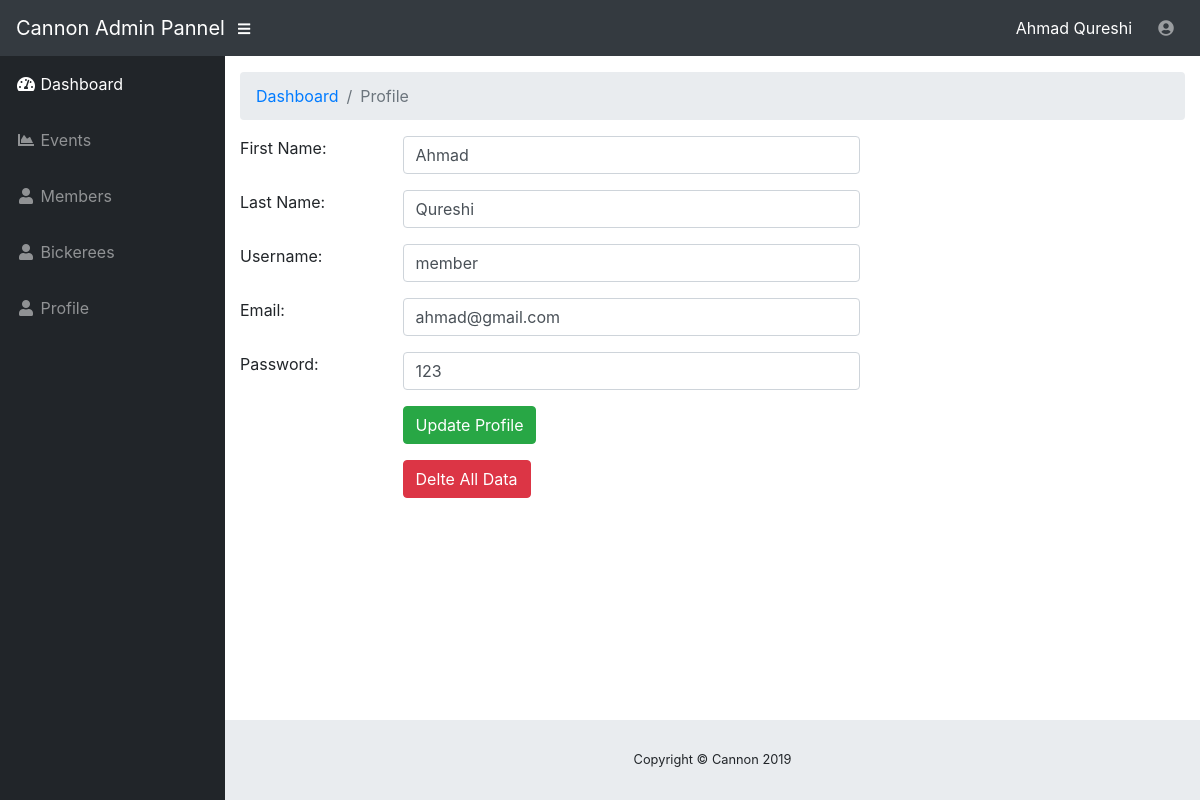
Screenshot of /profile.php (signed in) with the database file from the repository.
### tables this page shows
CREATE TABLE `users` (
  `id` int(11) NOT NULL,
  `f_name` varchar(255) NOT NULL,
  `l_name` varchar(255) NOT NULL,
  `email` varchar(255) NOT NULL,
  `username` varchar(255) NOT NULL,
  `password` varchar(255) NOT NULL,
  `hometown` varchar(255) NOT NULL,
  `user_pic` varchar(255) NOT NULL,
  `bick_class` varchar(255) NOT NULL,
  `major` varchar(255) NOT NULL,
  `extracurricular` varchar(255) NOT NULL,
  `status` int(11) NOT NULL COMMENT '1=active, 0=not active',
  `account_type` int(11) NOT NULL COMMENT '1=admin, 2=member, 3=bikerrer',
  `entery_date` date NOT NULL
);

### include/config.php (called while the page is built, shortened)
<?php
function encrypt_decrypt($action, $string) {
    $output = false;
    $encrypt_method = "AES-256-CBC";
    $secret_key = 'Cannon';
    $secret_iv = 'CannonB19';
    $key = hash('sha256', $secret_key);
    $iv = substr(hash('sha256', $secret_iv), 0, 16);
    if ( $action == 'encrypt' ) {
        $output = openssl_encrypt($string, $encrypt_method, $key, 0, $iv);
        $output = base64_encode($output);
    } else if( $action == 'decrypt' ) {
        $output = openssl_decrypt(base64_decode($string), $encrypt_method, $key, 0, $iv);
    }
    return $output;
}
?>

### profile.php (the view, shortened to what this page needs)
<?php include 'include/config.php';
if(isset($_SESSION['admin']) && $_SESSION['admin'] !='')
{
?>
<?php include 'include/header.php';?>
<div class="container-fluid">
<ol class="breadcrumb">
	<li class="breadcrumb-item">
	  <a href="dashboard.php">Dashboard</a>
	</li>
	<li class="breadcrumb-item active">Profile</li>
</ol>
<?php
	$password='';
    $get_user_detail = $goodideas->query("SELECT * FROM users WHERE id = '".$_SESSION['admin']."'");
    if($get_user_detail)
    {
        if($get_user_detail->num_rows > 0)
        {
            $get_user_detail_row = $get_user_detail->fetch_array();
            $password=encrypt_decrypt('decrypt', $get_user_detail_row['password']);
        }
        else
        {
            echo "<h2>No Record Found</h2>";
            die();
        }
    }
?>
<form class="form-horizontal" action="update_profile.php" method="post" enctype="multipart/form-data">
	<div class="form-group">
	  	<div class="row">
		    <label class="control-label col-sm-2" for="email">First Name:</label>
		    <div class="col-sm-6">
		      <input type="text" class="form-control" name="f_name" id="email" placeholder="Enter First Name"  value="<?php echo $get_user_detail_row['f_name'];?>" required="required">
		    </div>
		    <span class="col-sm-4"></span>
		</div>
	</div>
	<div class="form-group">
	  	<div class="row">
		    <label class="control-label col-sm-2" for="email">Last Name:</label>
		    <div class="col-sm-6">
		      <input type="text" class="form-control" name="l_name"  placeholder="Enter Last Name"  value="<?php echo $get_user_detail_row['l_name'];?>" required="required">
		    </div>
		    <span class="col-sm-4"></span>
		</div>
	</div>
 	<div class="form-group">
	  	<div class="row">
		    <label class="control-label col-sm-2" for="email">Username:</label>
		    <div class="col-sm-6">
		      <input type="text" class="form-control" name="username" placeholder="Enter Username"  value="<?php echo $get_user_detail_row['username'];?>" required="required">
		    </div>
		    <span class="col-sm-4"></span>
		</div>
	</div>
	<div class="form-group">
	  	<div class="row">
		    <label class="control-label col-sm-2" for="email">Email:</label>
		    <div class="col-sm-6">
		      <input type="email" class="form-control" name="email" placeholder="Enter Email"  value="<?php echo $get_user_detail_row['email'];?>" required="required">
		    </div>
		    <span class="col-sm-4"></span>
		</div>
	</div>
	<div class="form-group">
	  	<div class="row">
		    <label class="control-label col-sm-2" for="email">Password:</label>
		    <div class="col-sm-6">
		      <input type="text" class="form-control" name="password" placeholder="Enter Email"  value="<?php echo $password;?>" required="required">
		    </div>
		    <span class="col-sm-4"></span>
		</div>
	</div>
	<div class="form-group">
		<div class="row">
			<label class="control-label col-sm-2"></label>
		    <div class=" col-sm-4">
		      <button type="submit" class="btn btn-success" name="update_profile" value="update_profile">Update Profile</button>
		    </div>
		    <span class="col-sm-4"></span>
		</div>
	</div>
</form>
	<div class="form-group">
		<div class="row">
			<label class="control-label col-sm-2"></label>
		    <div class=" col-sm-4">
		       <button type="button" class="btn btn-danger btn-xs mrg" onclick="passcode_del(<?php echo $get_event_row['id'] ?> , <?php echo $get_event_row['account_type'] ?>)" data-toggle="modal" data-target="#c_Modal">Delte All Data</button>
		    </div>
		    <span class="col-sm-4"></span>
		</div>
	</div>
</div>
<?php include 'include/footer.php';?>
<?php
}
else
{
?>
<script>
  document.location='index.php';
</script>
<?php
}
?>

### include/header.php (shortened to what this page needs)
<!DOCTYPE html>
<html lang="en">
  <head>
    <link href="vendor/bootstrap/css/bootstrap.min.css" rel="stylesheet">
    <link href="vendor/fontawesome-free/css/all.min.css" rel="stylesheet" type="text/css">
    <link href="vendor/datatables/dataTables.bootstrap4.css" rel="stylesheet">
    <link href="css/sb-admin.css" rel="stylesheet">
  </head>
  <body id="page-top">
    <nav class="navbar navbar-expand navbar-dark bg-dark static-top">
      <a class="navbar-brand mr-1" href="dashboard.php">Cannon Admin Pannel</a>
      <button class="btn btn-link btn-sm text-white order-1 order-sm-0" id="sidebarToggle" href="#">
        <i class="fas fa-bars"></i>
      </button>
      <form class="d-none d-md-inline-block form-inline ml-auto mr-0 mr-md-3 my-2 my-md-0">
        <span style="color:white;">
          <?php
          $get_name=$goodideas->query("SELECT * FROM users where id='".$_SESSION['admin']."' ");
          if($get_name->num_rows > 0)
          {
            $get_name_row=$get_name->fetch_array();
            echo $get_name_row['f_name']." ".$get_name_row['l_name'];
          }
          ?>
        </span>
      </form>
      <ul class="navbar-nav ml-auto ml-md-0">
        <li class="nav-item dropdown no-arrow">
          <a class="nav-link dropdown-toggle" href="#" id="userDropdown" role="button" data-toggle="dropdown" aria-haspopup="true" aria-expanded="false">
            <?php
            if($get_name_row['user_pic'] != '')
            {
            ?>
              <img src="uploads/<?php echo $get_name_row['user_pic'];?>" width="40" height="40" style="border-radius: 50px;">
            <?php
            }
            else
            {
            ?>
               <i class="fas fa-user-circle fa-fw"></i>
            <?php
            }
            ?>
          </a>
        </li>
      </ul>
    </nav>
    <div id="wrapper">
      <ul class="sidebar navbar-nav">
        <li class="nav-item active">
          <a class="nav-link" href="dashboard.php">
            <i class="fas fa-fw fa-tachometer-alt"></i>
            <span>Dashboard</span>
          </a>
        </li>
        <li class="nav-item">
          <a class="nav-link" href="events.php">
            <i class="fas fa-fw fa-chart-area"></i>
            <span>Events</span></a>
        </li>
        <li class="nav-item">
          <a class="nav-link" href="users.php">
            <i class="fas fa-fw fa-user"></i>
            <span>Members</span></a>
        </li>
        <li class="nav-item">
          <a class="nav-link" href="Bickeree.php">
            <i class="fas fa-fw fa-user"></i>
            <span>Bickerees</span></a>
        </li>
        <li class="nav-item">
          <a class="nav-link" href="profile.php">
            <i class="fas fa-fw fa-user"></i>
            <span>Profile</span></a>
        </li>
      </ul>
      <div id="content-wrapper">

### css/sb-admin.css (style rules this page uses)
html { position: relative; min-height: 100%; }
body { height: 100%; }
#wrapper { display: -webkit-box; display: -ms-flexbox; display: flex; }
#wrapper #content-wrapper { overflow-x: hidden; width: 100%; padding-top: 1rem; padding-bottom: 80px; }
.navbar-nav .nav-item.active .nav-link { color: #fff; }
.navbar-nav .nav-item.dropdown .dropdown-toggle::after { width: 1rem; text-align: center; float: right; vertical-align: 0; border: 0; font-weight: 900; content: '\f105'; font-family: 'Font Awesome 5 Free'; }
.navbar-nav .nav-item.dropdown.no-arrow .dropdown-toggle::after { display: none; }
.sidebar { width: 90px !important; background-color: #212529; min-height: calc(100vh - 56px); }
.sidebar .nav-item:last-child { margin-bottom: 1rem; }
.sidebar .nav-item .nav-link { text-align: center; padding: 0.75rem 1rem; width: 90px; }
.sidebar .nav-item .nav-link span { font-size: 0.65rem; display: block; }
.sidebar .nav-item .nav-link { color: rgba(255, 255, 255, 0.5); }
@media (min-width: 768px) { .sidebar { width: 225px !important; } }
@media (min-width: 768px) { .sidebar .nav-item .nav-link { display: block; width: 100%; text-align: left; padding: 1rem; width: 225px; } }
@media (min-width: 768px) { .sidebar .nav-item .nav-link span { font-size: 1rem; display: inline; } }
:root { --input-padding-x: 0.75rem; --input-padding-y: 0.75rem; }

### rows the page displays
users: f_name "Ahmad", l_name "Qureshi", username "member", email "ahmad@gmail.com", password "123"
